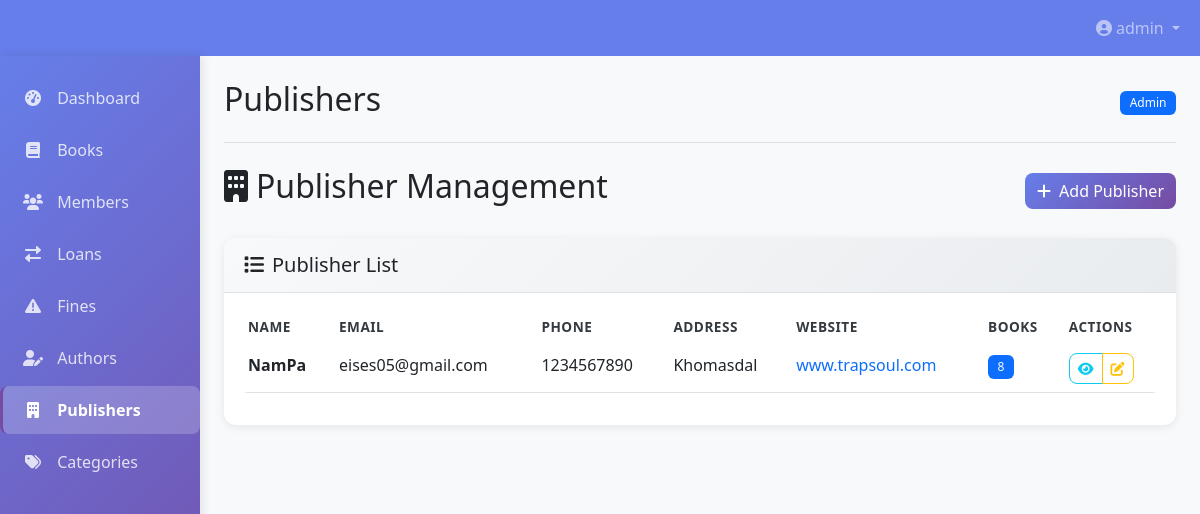
The app's page /publishers (signed in), older data.
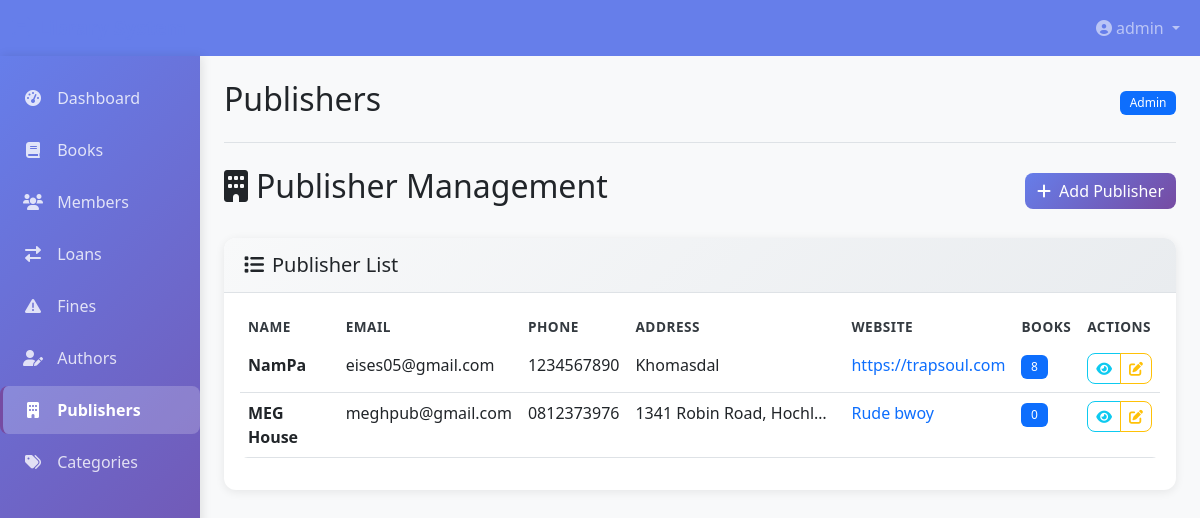
The same page, newer data.
### app.py (models this page shows, shortened)
class User(db.Model, UserMixin):
    id = db.Column(db.Integer, primary_key=True)
    username = db.Column(db.String(50), unique=True, nullable=False)
    password_hash = db.Column(db.String(128), nullable=False)
    role = db.Column(db.String(20), nullable=False, default='member')  # member, librarian, admin
    created_at = db.Column(db.DateTime, default=datetime.utcnow)

class Publisher(db.Model):
    id = db.Column(db.Integer, primary_key=True)
    name = db.Column(db.String(200), nullable=False)
    address = db.Column(db.Text)
    phone = db.Column(db.String(20))
    email = db.Column(db.String(120))
    website = db.Column(db.String(200))
    created_at = db.Column(db.DateTime, default=datetime.utcnow)
    books = db.relationship('Book', backref='publisher', lazy=True)

### app.py (the view)
@app.route('/publishers')
@login_required
def publishers():
    if current_user.role not in ['admin', 'librarian']:
        flash('Access denied', 'error')
        return redirect(url_for('dashboard'))
    publishers = Publisher.query.all()
    form = PublisherForm()
    return render_template('publishers.html', title='Publishers', publishers=publishers, form=form)

### app.py (called while the page is built)
@app.context_processor
def inject_now():
    return {'now': datetime.utcnow()}

@login_manager.user_loader
def load_user(user_id):
    return User.query.get(int(user_id))

### templates/publishers.html (shortened to what this page needs)
{% extends "base.html" %}
{% block content %}
<div class="d-flex justify-content-between align-items-center mb-4">
    <h2><i class="fas fa-building me-2"></i>Publisher Management</h2>
    {% if current_user.role in ['admin', 'librarian'] %}
    <button class="btn btn-primary" data-bs-toggle="modal" data-bs-target="#addPublisherModal">
        <i class="fas fa-plus me-2"></i>Add Publisher
    </button>
    {% endif %}
</div>
<div class="card">
    <div class="card-header">
        <h5 class="mb-0"><i class="fas fa-list me-2"></i>Publisher List</h5>
    </div>
    <div class="card-body">
        {% if publishers %}
        <div class="table-responsive">
            <table class="table table-hover">
                <thead>
                    <tr>
                        <th>Name</th>
                        <th>Email</th>
                        <th>Phone</th>
                        <th>Address</th>
                        <th>Website</th>
                        <th>Books</th>
                        <th>Actions</th>
                    </tr>
                </thead>
                <tbody>
                    {% for publisher in publishers %}
                    <tr>
                        <td>
                            <div class="fw-bold">{{ publisher.name }}</div>
                        </td>
                        <td>{{ publisher.email or 'N/A' }}</td>
                        <td>{{ publisher.phone or 'N/A' }}</td>
                        <td>
                            {% if publisher.address %}
                            <span class="d-inline-block text-truncate" style="max-width: 200px;">
                                {{ publisher.address }}
                            </span>
                            {% else %}
                            <span class="text-muted">No address</span>
                            {% endif %}
                        </td>
                        <td>
                            {% if publisher.website %}
                            <a href="{{ publisher.website }}" target="_blank" class="text-decoration-none">
                                {{ publisher.website|truncate(20) }}
                            </a>
                            {% else %}
                            <span class="text-muted">N/A</span>
                            {% endif %}
                        </td>
                        <td>
                            <span class="badge bg-primary">{{ publisher.books|length }}</span>
                        </td>
                        <td>
                            <div class="btn-group">
                                <button class="btn btn-sm btn-outline-info view-publisher-btn"
                                        data-publisher-id="{{ publisher.id }}"
                                        data-publisher-name="{{ publisher.name }}"
                                        data-publisher-email="{{ publisher.email or 'N/A' }}"
                                        data-publisher-phone="{{ publisher.phone or 'N/A' }}"
                                        data-publisher-address="{{ publisher.address or 'No address' }}"
                                        data-publisher-website="{{ publisher.website or 'N/A' }}"
                                        data-publisher-books-count="{{ publisher.books|length }}"
                                        title="View Details">
                                    <i class="fas fa-eye"></i>
                                </button>
                                {% if current_user.role in ['admin', 'librarian'] %}
                                <button class="btn btn-sm btn-outline-warning edit-publisher-btn"
                                        data-publisher-id="{{ publisher.id }}"
                                        data-publisher-name="{{ publisher.name }}"
                                        data-publisher-email="{{ publisher.email or '' }}"
                                        data-publisher-phone="{{ publisher.phone or '' }}"
                                        data-publisher-address="{{ publisher.address or '' }}"
                                        data-publisher-website="{{ publisher.website or '' }}"
                                        title="Edit Publisher">
                                    <i class="fas fa-edit"></i>
                                </button>
                                {% endif %}
                            </div>
                        </td>
                    </tr>
                    {% endfor %}
                </tbody>
            </table>
        </div>
        {% endif %}
    </div>
</div>
{% endblock %}

### templates/base.html (shortened to what this page needs)
<!DOCTYPE html>
<html lang="en">
<head>
    <link href="https://cdn.jsdelivr.net/npm/bootstrap@5.3.0-alpha1/dist/css/bootstrap.min.css" rel="stylesheet">
    <link href="https://cdnjs.cloudflare.com/ajax/libs/font-awesome/6.0.0/css/all.min.css" rel="stylesheet">
    <link rel="stylesheet" href="../static/style.css">
</head>
<body>
    <nav class="navbar navbar-expand-lg navbar-dark" style="background-color: var(--primary-color);">
        <div class="container-fluid">
            <a class="navbar-brand" href="{{ url_for('dashboard') }}">
                <i class="fas fa-book me-2"></i>Library System
            </a>
            <div class="collapse navbar-collapse" id="navbarNav">
                <ul class="navbar-nav ms-auto">
                    {% if current_user.is_authenticated %}
                        <li class="nav-item dropdown">
                            <a class="nav-link dropdown-toggle" href="#" id="navbarDropdown" role="button" data-bs-toggle="dropdown">
                                <i class="fas fa-user-circle me-1"></i>{{ current_user.username }}
                            </a>
                        </li>
                    {% endif %}
                </ul>
            </div>
        </div>
    </nav>
    <div class="container-fluid">
        <div class="row">
            {% if current_user.is_authenticated %}
            <div class="col-md-3 col-lg-2 d-md-block sidebar collapse">
                <div class="position-sticky pt-3">
                    <ul class="nav flex-column">
                        <li class="nav-item">
                            <a class="nav-link {% if request.endpoint == 'dashboard' %}active{% endif %}" href="{{ url_for('dashboard') }}">
                                <i class="fas fa-tachometer-alt"></i> Dashboard
                            </a>
                        </li>
                        <li class="nav-item">
                            <a class="nav-link {% if request.endpoint == 'books' %}active{% endif %}" href="{{ url_for('books') }}">
                                <i class="fas fa-book"></i> Books
                            </a>
                        </li>
                        {% if current_user.role in ['admin', 'librarian'] %}
                        <li class="nav-item">
                            <a class="nav-link {% if request.endpoint == 'members' %}active{% endif %}" href="{{ url_for('members') }}">
                                <i class="fas fa-users"></i> Members
                            </a>
                        </li>
                        <li class="nav-item">
                            <a class="nav-link {% if request.endpoint == 'loans' %}active{% endif %}" href="{{ url_for('loans') }}">
                                <i class="fas fa-exchange-alt"></i> Loans
                            </a>
                        </li>
                        <li class="nav-item">
                            <a class="nav-link {% if request.endpoint == 'fines' %}active{% endif %}" href="{{ url_for('fines') }}">
                                <i class="fas fa-exclamation-triangle"></i> Fines
                            </a>
                        </li>
                        {% endif %}
                        {% if current_user.role in ['admin', 'librarian'] %}
                        <li class="nav-item">
                            <a class="nav-link {% if request.endpoint == 'authors' %}active{% endif %}" href="{{ url_for('authors') }}">
                                <i class="fas fa-user-edit"></i> Authors
                            </a>
                        </li>
                        <li class="nav-item">
                            <a class="nav-link {% if request.endpoint == 'publishers' %}active{% endif %}" href="{{ url_for('publishers') }}">
                                <i class="fas fa-building"></i> Publishers
                            </a>
                        </li>
                        <li class="nav-item">
                            <a class="nav-link {% if request.endpoint == 'categories' %}active{% endif %}" href="{{ url_for('categories') }}">
                                <i class="fas fa-tags"></i> Categories
                            </a>
                        </li>
                        {% endif %}
                    </ul>
                </div>
            </div>
            {% endif %}
            <main class="col-md-9 ms-sm-auto col-lg-10 px-md-4 py-4">
                <div class="d-flex justify-content-between flex-wrap flex-md-nowrap align-items-center pb-3 mb-4 border-bottom">
                    <h1 class="h2">{{ title }}</h1>
                    {% if current_user.is_authenticated %}
                    <div class="btn-toolbar mb-2 mb-md-0">
                        <span class="badge bg-primary">{{ current_user.role|title }}</span>
                    </div>
                    {% endif %}
                </div>
                {% block content %}{% endblock %}
            </main>
        </div>
    </div>
</body>
</html>

### static/style.css (style rules this page uses)
:root { --primary-color: #667eea; --secondary-color: #764ba2; --success-color: #28a745; --warning-color: #ffc107; --danger-color: #dc3545; --info-color: #17a2b8; --light-color: #f8f9fa; --dark-color: #343a40; }
body { font-family: "Segoe UI", Tahoma, Geneva, Verdana, sans-serif; background-color: var(--light-color); }
.sidebar { background: linear-gradient(135deg, var(--primary-color) 0%, var(--secondary-color) 100%); box-shadow: 2px 0 10px rgba(0, 0, 0, 0.1); }
.sidebar .nav-link { transition: all 0.3s ease; border-radius: 8px; margin: 2px 0; }
.sidebar .nav-link.active { background-color: rgba(255, 255, 255, 0.2); font-weight: 600; }
.card { border-radius: 12px; transition: all 0.3s ease; border: none; box-shadow: 0 2px 10px rgba(0, 0, 0, 0.08); }
.card-header { background: linear-gradient(135deg, #f8f9fa 0%, #e9ecef 100%); border-bottom: 1px solid #dee2e6; border-radius: 12px 12px 0 0 !important; font-weight: 600; }
.btn { border-radius: 8px; font-weight: 500; transition: all 0.3s ease; }
.btn-primary { background: linear-gradient(135deg, var(--primary-color) 0%, var(--secondary-color) 100%); border: none; }
.table { border-radius: 8px; overflow: hidden; }
.table thead th { border: none; font-weight: 600; text-transform: uppercase; font-size: 0.85rem; letter-spacing: 0.5px; }
.table tbody tr { transition: all 0.2s ease; }
.badge { border-radius: 6px; font-weight: 500; padding: 0.5em 0.8em; }

### templates/base.html (style rules this page uses)
:root { --primary-color: #2c3e50; --secondary-color: #3498db; --accent-color: #e74c3c; --success-color: #27ae60; --warning-color: #f39c12; --light-color: #ecf0f1; --dark-color: #2c3e50; }
body { background-color: #f8f9fa; font-family: 'Segoe UI', Tahoma, Geneva, Verdana, sans-serif; }
.navbar-brand { font-weight: bold; color: var(--primary-color) !important; }
main { margin-left: 16.666667%; width: calc(100% - 16.666667%); }
.sidebar { background-color: var(--primary-color); color: white; min-height: calc(100vh - 56px); padding: 0; position: fixed; top: 56px; left: 0; width: 16.666667%; height: calc(100vh - 56px); overflow-y: auto; z-index: 1000; }
.sidebar .nav-link { color: rgba(255, 255, 255, 0.8); padding: 12px 20px; border-left: 3px solid transparent; }
.sidebar .nav-link:hover, .sidebar .nav-link.active { color: white; background-color: rgba(255, 255, 255, 0.1); border-left: 3px solid var(--secondary-color); }
.sidebar .nav-link i { margin-right: 10px; width: 20px; text-align: center; }
.card { border: none; border-radius: 10px; box-shadow: 0 4px 6px rgba(0, 0, 0, 0.1); transition: transform 0.2s; margin-bottom: 20px; }
.card-header { background-color: white; border-bottom: 1px solid #eaeaea; font-weight: 600; padding: 15px 20px; }
.btn-primary { background-color: var(--secondary-color); border-color: var(--secondary-color); }
.table th { border-top: none; font-weight: 600; color: var(--dark-color); }
.badge { font-size: 0.75rem; padding: 5px 10px; border-radius: 12px; }

Row changes from the older to the newer data that the page shows:
changed Publisher "NamPa": website "www.trapsoul.com" → "https://trapsoul.com"
added Publisher: name "MEG House", email "meghpub@gmail.com", phone "0812373976", address "1341 Robin Road, Hochl…", website "Rude bwoy", books|length "0"
